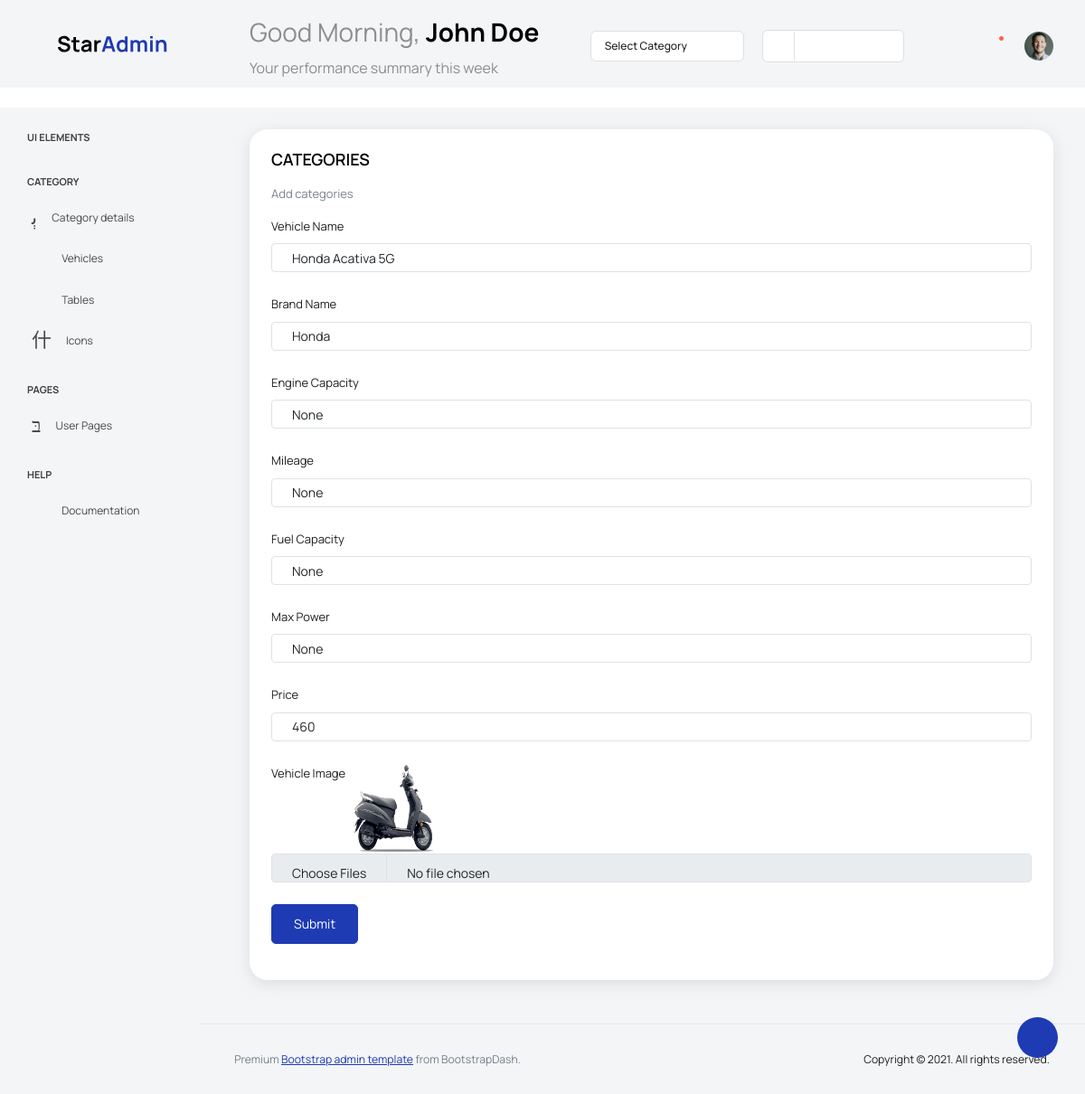
Screenshot of /MainApp/editvehicle/1/ with the database file from the repository.
### MainApp/models.py (models this page shows)
class VehicleDb(models.Model):
    VehicleName = models.CharField(max_length=100, null=True, blank=True)
    BrandName = models.CharField(max_length=100, null=True, blank=True)
    VehicleType = models.CharField(max_length=100, null=True, blank=True)
    VehicleCategory = models.CharField(max_length=100, null=True, blank=True)
    VehiclePrice = models.IntegerField(null=True, blank=True)
    VehicleImage = models.ImageField(upload_to="Profile", null=True, blank=True)
    Enginecapacity = models.CharField(max_length=100, null=True, blank=True)
    Mileage = models.CharField(max_length=100, null=True, blank=True)
    Fuelcapacity = models.CharField(max_length=100, null=True, blank=True)
    Maxpower = models.CharField(max_length=100, null=True, blank=True)

### MainApp/views.py (the view)
# urls.py: path('editvehicle/<int:editid>/', views.editvehicle, name="editvehicle"),
def editvehicle(req, editid):
    data = VehicleDb.objects.get(id=editid)
    return render(req, "Editvehicles.html", {'data': data})

### MainApp/templates/Editvehicles.html (shortened to what this page needs)
Mileage<!DOCTYPE html>
{% extends 'index.html' %}
{% block content%}
<html lang="en">
<head>
</head>
<body>
<div class="col-12 grid-margin stretch-card">
              <div class="card">
                <div class="card-body">
                  <h4 class="card-title">CATEGORIES</h4>
                  <p class="card-description">
                    Add categories
                  </p>
                  <form class="forms-sample" method="post" action="{% url 'updatevehicle' updateid=data.id %}" enctype="multipart/form-data">
                    <div class="form-group">
                      <label>Vehicle Name</label>
                      <input type="text" class="form-control" id="" placeholder="Vehicle Name" name="vname" value="{{data.VehicleName}}">
                    </div>
                    <div class="form-group">
                      <label>Brand Name</label>
                      <input type="text" class="form-control" id="" placeholder="Brand Name" name="bname" value="{{data.BrandName}}">
                    </div>
                    <div class="form-group">
                      <label>Engine Capacity</label>
                      <input type="text" class="form-control" id="" placeholder="Engine Capacity" name="engcap" value="{{data.Enginecapacity}}">
                    </div>
                    <div class="form-group">
                      <label>Mileage</label>
                      <input type="text" class="form-control" id="" placeholder="Mileage" name="mile" value="{{data.Mileage}}">
                    </div>
                    <div class="form-group">
                      <label>Fuel Capacity</label>
                      <input type="text" class="form-control" id="" placeholder="Fuel Capacity" name="fucap" value="{{data.Fuelcapacity}}">
                    </div>
                    <div class="form-group">
                      <label>Max Power</label>
                      <input type="text" class="form-control" id="" placeholder="Max Power" name="mpower" value="{{data.Maxpower}}">
                    </div>
                    <div class="form-group">
                      <label>Price</label>
                      <input type="text" class="form-control" id="" placeholder="Price" name="price" value="{{data.VehiclePrice}}">
                    </div>
                   <div class="form-group">
                       <label>Vehicle Image</label>
                       <img src="{{data.VehicleImage.url}}" width="100px" height="100px">
                       <input class="form-control" type="file" id="" multiple="" name="image">
                   </div>
                    <button type="submit" class="btn btn-primary me-2">Submit</button>
                  </form>
                </div>
              </div>
            </div>
</body>
</html>
{% endblock %}

### rows the page displays
VehicleDb: vname "Honda Acativa 5G", bname "Honda", engcap "None", mile "None", fucap "None", mpower "None", price "460", VehicleImage (picture)
